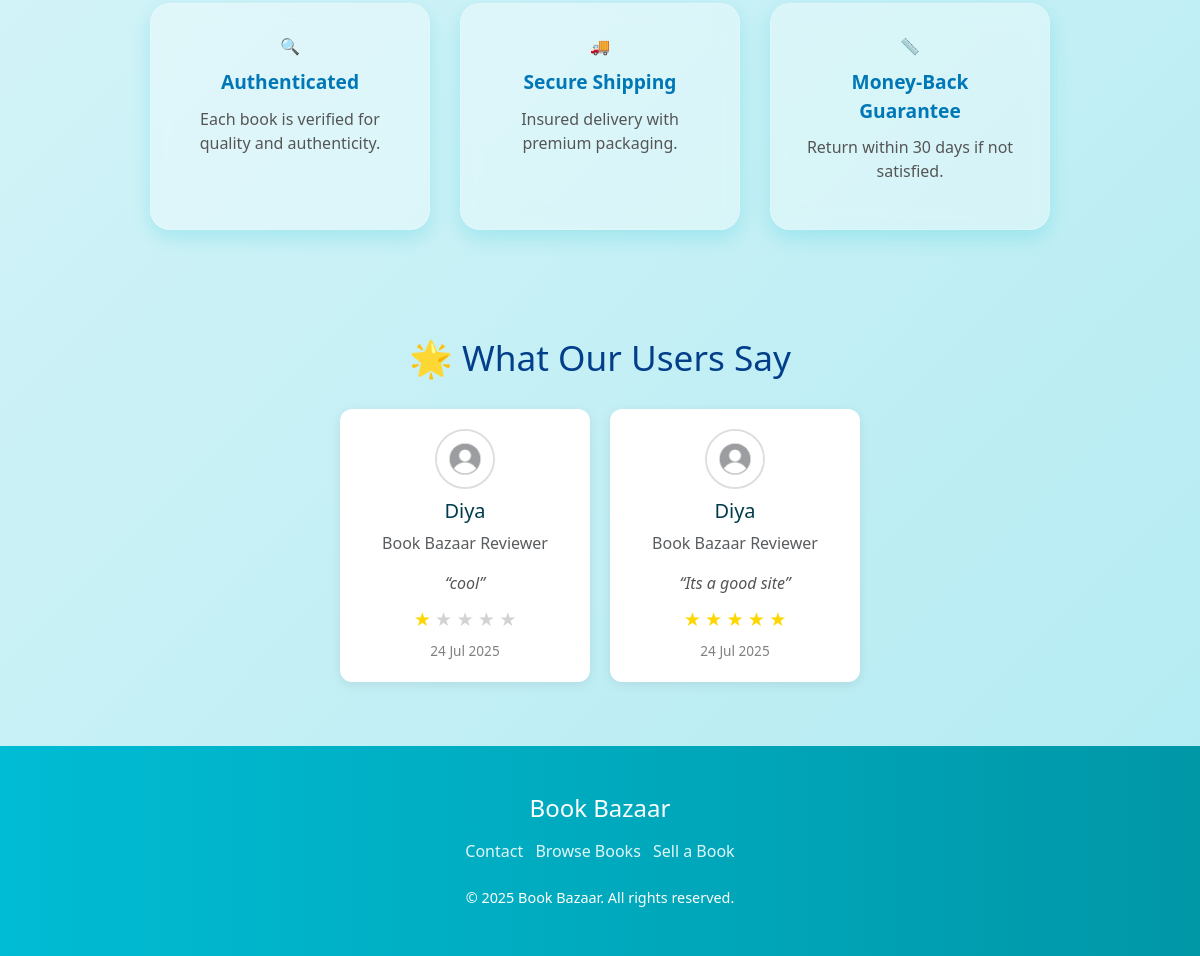
Page /dashboard/ (signed in, lower part) on the earlier database version.
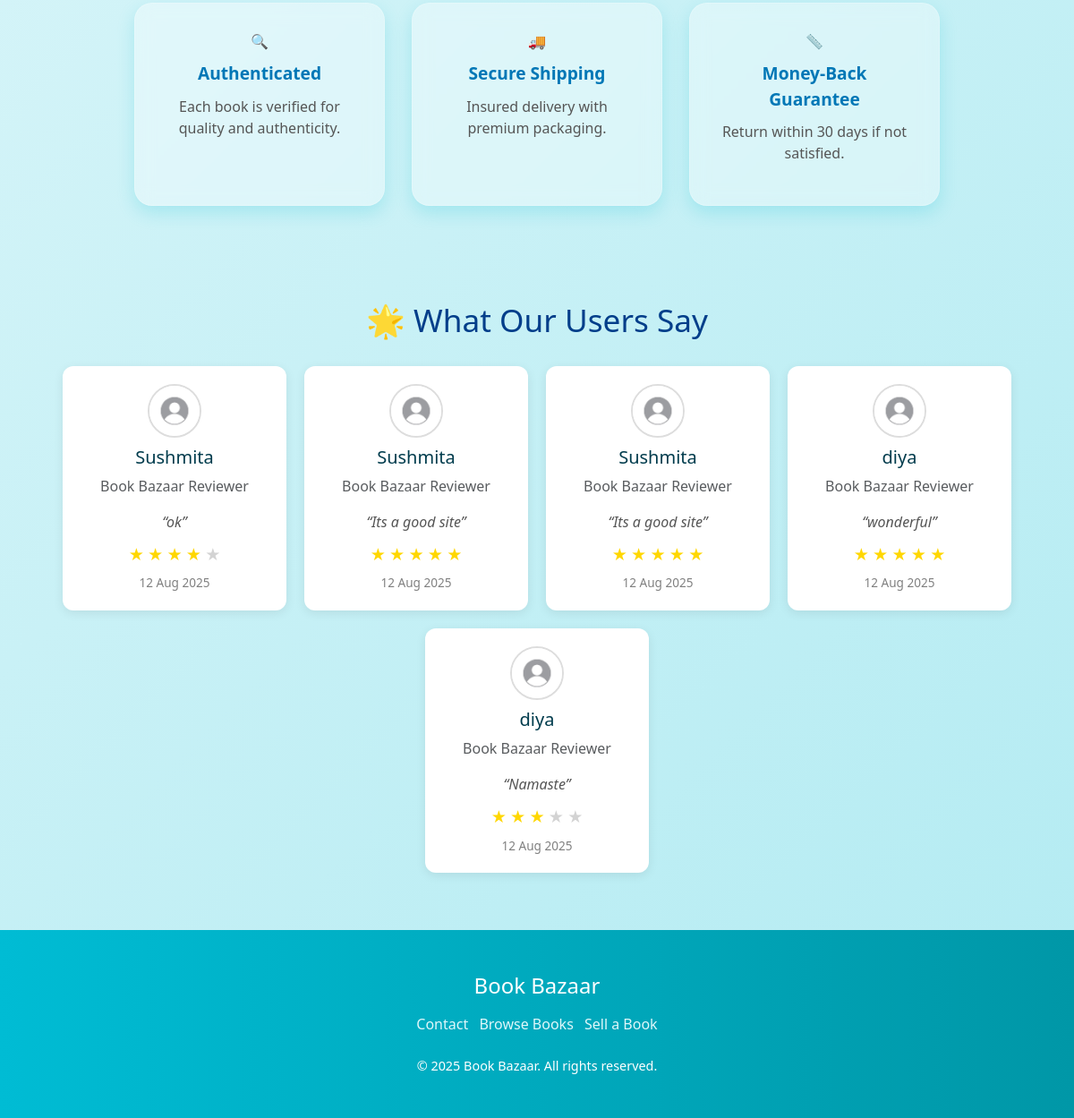
Same page on the later database version.
### book_app/models.py (models this page shows, shortened)
class Review(models.Model):
    user = models.ForeignKey(User, on_delete=models.CASCADE)
    rating = models.IntegerField()
    comment = models.TextField()
    created_at = models.DateTimeField(auto_now_add=True)

### book_app/views.py (the view)
# urls.py: path('dashboard/',dashboard,name='dashboard'),
@login_required
def dashboard(request):
    books = Book.objects.all()
    reviews = Review.objects.all().order_by('-created_at')[:5]
    cart, _ = Cart.objects.get_or_create(user=request.user)
    cart_count = cart.items.count()
    return render(request, 'dashboard.html', {
        'books': books,
        'cart_count': cart_count,
        'reviews': reviews
    })

### book_app/templatetags/custom_tags.py (called while the page is built)
@register.filter
def times(number):
    try:
        return range(int(number))
    except (ValueError, TypeError):
        return []

@register.filter
def subtract(value, arg):
    try:
        return int(value) - int(arg)
    except (ValueError, TypeError):
        return ''

### templates/dashboard.html (shortened to what this page needs)
{% extends "base.html" %}
{% load static custom_tags %}
{% block extra_css %}
<link rel="stylesheet" href="{% static 'book_app/style.css' %}">
{% endblock %}
{% block body %}
<div class="content-wrapper">
  <div class="main-content">
    <section class="features">
      <div class="cards">
        <div class="card animated">
          🔍 <strong>Authenticated</strong>
          <p>Each book is verified for quality and authenticity.</p>
        </div>
        <div class="card animated delay-1">
          🚚 <strong>Secure Shipping</strong>
          <p>Insured delivery with premium packaging.</p>
        </div>
        <div class="card animated delay-2">
          📏 <strong>Money-Back Guarantee</strong>
          <p>Return within 30 days if not satisfied.</p>
        </div>
      </div>
    </section>
  </div>
</div>
<section class="features review-section">
  <h2>🌟 What Our Users Say</h2>
  {% if reviews %}
    <div class="review-grid">
      {% for review in reviews %}
        <div class="review-card">
          <img src="{% static 'book_app/userpfp.jpg' %}" alt="User Avatar" class="avatar">
          <h5>{{ review.user.username }}</h5>
          <p class="text-muted">Book Bazaar Reviewer</p>
          <blockquote>“{{ review.comment }}”</blockquote>
          <div class="stars">
            {% for i in review.rating|times %}
              <span class="star filled">★</span>
            {% endfor %}
            {% for i in 5|subtract:review.rating|times %}
              <span class="star empty">★</span>
            {% endfor %}
          </div>
          <div class="review-date">{{ review.created_at|date:"d M Y" }}</div>
        </div>
      {% endfor %}
    </div>
  {% else %}
    <p class="no-reviews">No reviews yet. <a href="#">Be the first to review!</a></p>
  {% endif %}
</section>
{% endblock %}

Differences in the rows shown:
no longer on this page (row unchanged): Review: user.username "Diya", comment "cool", rating 1 (drawn), created_at "24 Jul 2025"
no longer on this page (row unchanged): Review: user.username "Diya", comment "Its a good site", rating 5 (drawn), created_at "24 Jul 2025"
added Review: user.username "Sushmita", comment "ok", rating 4 (drawn), created_at "12 Aug 2025"
added Review: user.username "Sushmita", comment "Its a good site", rating 5 (drawn), created_at "12 Aug 2025"
added Review: user.username "Sushmita", comment "Its a good site", rating 5 (drawn), created_at "12 Aug 2025"
added Review: user.username "diya", comment "wonderful", rating 5 (drawn), created_at "12 Aug 2025"
added Review: user.username "diya", comment "Namaste", rating 3 (drawn), created_at "12 Aug 2025"
